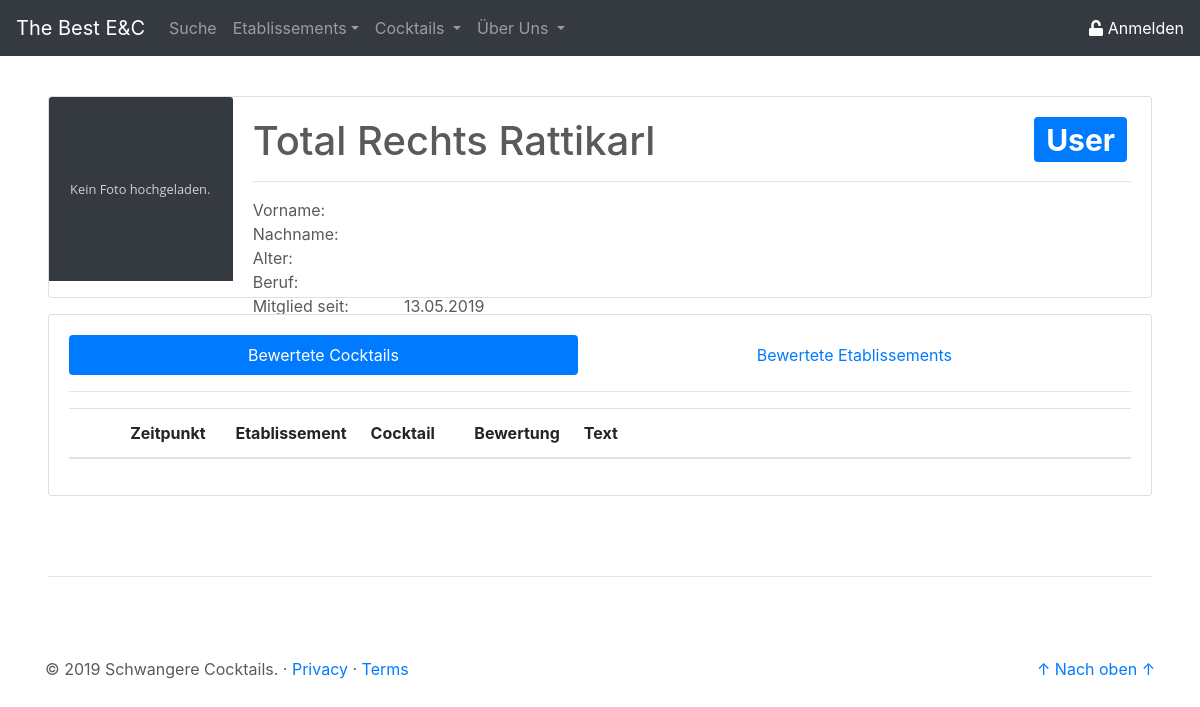
Before: /site/profil_other.php?showUser=16 with the older database file.
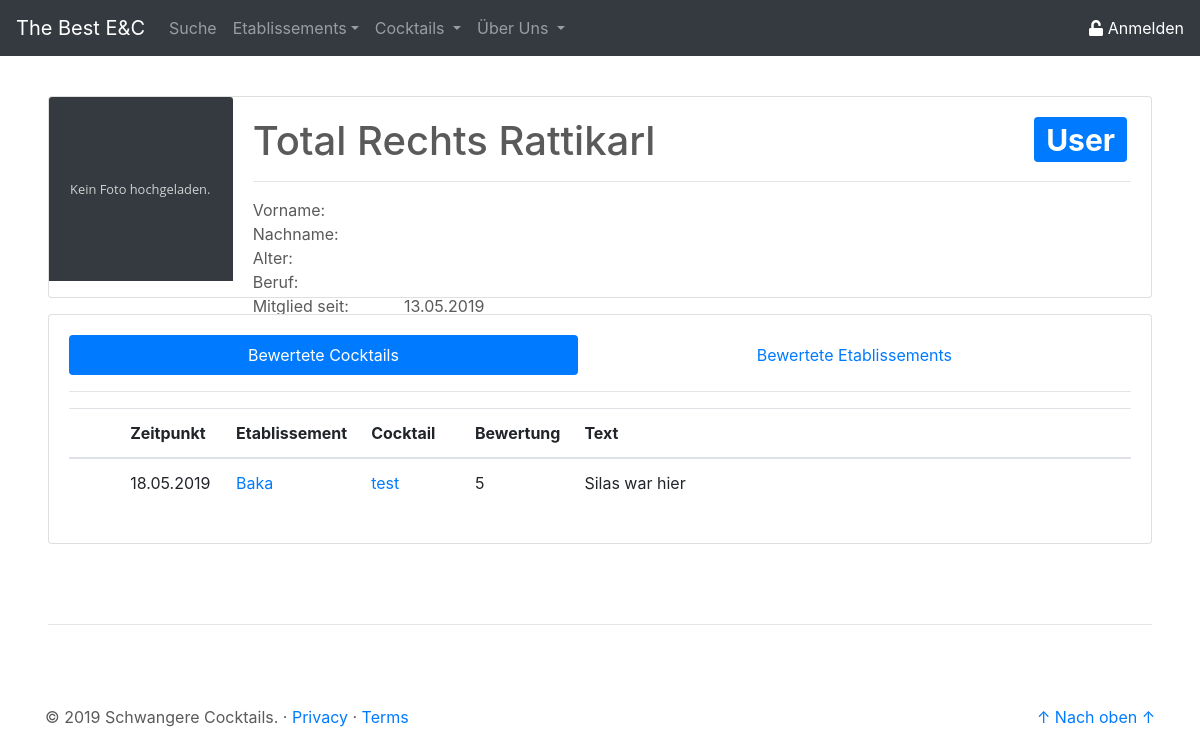
After: the same page with the newer database file.
### tables this page shows
CREATE TABLE `bew_cock` (
  `id` int(11) NOT NULL,
  `user_id` int(11) NOT NULL,
  `timestamp` timestamp NOT NULL DEFAULT CURRENT_TIMESTAMP,
  `cock_etab_id` int(11) NOT NULL,
  `text` text NOT NULL,
  `wert` enum('1','2','3','4','5') NOT NULL
);

CREATE TABLE `etab` (
  `id` int(11) NOT NULL,
  `name` varchar(50) NOT NULL,
  `ort` varchar(50) NOT NULL,
  `anschrift` varchar(50) NOT NULL,
  `verifiziert` tinyint(1) NOT NULL DEFAULT '0',
  `img` longblob NOT NULL
);

CREATE TABLE `cock` (
  `id` int(11) NOT NULL,
  `name` varchar(50) NOT NULL,
  `beschreibung` text NOT NULL,
  `img` longblob NOT NULL
);

### php/db/select_userInfo.php (called while the page is built, shortened)
<?php
$pdo = new PDO('mysql:host=localhost;dbname=dbprog', 'root', '');
$statement = $pdo->prepare(
       "SELECT username as uname
              ,vorname as vname
              ,nachname as nname
              ,email as email
              ,age as age
              ,beruf as beruf
              ,created_at as ts
              ,img as img
              ,rang as rang
        FROM user
        WHERE id = :userId"
);
$result = $statement->execute(array('userId' => $userId));
$userInfo = $statement->fetch();
$userInfo["ts"] = date("d.m.Y", strtotime($userInfo['ts']));

### php/db/select_user_bewCock.php (called while the page is built, shortened)
<?php
$pdo = new PDO('mysql:host=localhost;dbname=dbprog', 'root', '');
$statement = $pdo->prepare(
   "SELECT bew_cock.timestamp as ts
           ,etab.name as etabname
           ,etab.id as etabid
           ,cock.name as cockname
           ,cock.id as cockid
           ,bew_cock.text as text
           ,bew_cock.wert as wert
           ,bew_cock.id as bew_id
     FROM bew_cock
		JOIN cock_etab ce
			ON bew_cock.cock_etab_id = ce.id
        JOIN cock
        ON ce.cock_id = cock.id
        JOIN etab
        ON ce.etab_id = etab.id
     WHERE bew_cock.user_id = :userId"
);
$result = $statement->execute(array('userId' => $userId));
$user_bewCock = $statement->fetchAll();
for ($i = 0; $i < count($user_bewCock); $i++) {
   $user_bewCock[$i]["ts"] = date("d.m.Y", strtotime($user_bewCock[$i]['ts']));
}

### site/profil_other.php (the view, shortened to what the changed rows need)
<?php
$userId = $_GET['showUser'];
include('../php/db/select_userInfo.php');
include('../php/db/select_user_bewCock.php');
?>
<!doctype html>
<html lang="de">
<head>
    <link rel="stylesheet" href="https://stackpath.bootstrapcdn.com/bootstrap/4.3.1/css/bootstrap.min.css">
    <link href="../css/csstoolbox.css" rel="stylesheet">
</head>
<body class="center-block">
    <main role="main">
        <div class="mt-5 ml-5 mr-5">
            <div class="card mb-3" width="100%" style="max-height: 360px;">
                <div class="row no-gutters">
                    <div class="col-md-10">
                        <div class="card-body d-flex flex-column" style="max-height: 200px;">
                            <div>
                                <h1 class="card-title">
                                    <?php echo $userInfo["uname"];
                                    echo '
                                        <div class="row float-right mr-1">';
                                    if ($userInfo["rang"] == 2) {
                                        echo '<span class="badge badge-danger">Admin</span>';
                                    } elseif ($userInfo["rang"] == 1) {
                                        echo '<span class="badge badge-primary">Moderator</span>';
                                    } elseif ($userInfo["rang"] == 0) {
                                        echo '<span class="badge badge-primary">User</span>';
                                    }
                                    echo '
                                        </div>';
                                    ?>
                                </h1>
                            </div>
                        </div>
                    </div>
                </div>
            </div>
            <div class="card card-body">
                <div class="tab-content" id="bewEtabCock-tabContent">
                    <div class="tab-pane fade show active" id="bewCock" role="tabpanel" aria-labelledby="bewCock-tab">
                        <?php echo '
						<table class="table">
							<thead>
								<tr>
                                    <th scope="col" style="width: 5.00%"></th>
                                    <th scope="col" style="width: 10.00%">Zeitpunkt</th>
                                    <th scope="col" style="width: 10.00%">Etablissement</th>
                                    <th scope="col" style="width: 10.00%">Cocktail</th>
                                    <th scope="col" style="width: 5.00%">Bewertung</th>
                                    <th scope="col" style="width: 60.00%">Text</th>
								</tr>
							</thead>
							<tbody>';
                        for ($i = 0; $i < count($user_bewCock); $i++) {
                            echo '<tr>';
                            if (isset($_SESSION['userId'])) {
                                if ($_SESSION['rang'] == 2 && $userInfo['rang'] > 2) {
                                    echo '<td><a href="../php/bewertung_delete.php?bew_id=' . $user_bewCock[$i]["bew_id"] . '&bew=cock"><i class="fas fa-trash"></i></a></td>';
                                } elseif ($_SESSION['rang'] == 1) {
                                    echo '<td><a href=""><i class="fas fa-exclamation-triangle"></i></a></th>';
                                } else {
                                    echo '<td></td>';
                                }
                            } else {
                                echo '<td></td>';
                            }
                            echo '<td>' . $user_bewCock[$i]["ts"] . '</td>';
                            echo '<td> <a class="" href="etablissement_details.php?etab_id= ' . $user_bewCock[$i]["etabid"] . '">' . $user_bewCock[$i]["etabname"] . '</a></td>';
                            echo '<td> <a class="" href="cocktail_details.php?cock_id= ' . $user_bewCock[$i]["cockid"] . '">' . $user_bewCock[$i]["cockname"] . '</a></td>';
                            echo '<td>' . $user_bewCock[$i]["wert"] . '</td>';
                            echo '<td>' . $user_bewCock[$i]["text"] . '</td>';
                            echo '</tr>';
                        }
                        echo '</tbody></table>';
                        ?>
                    </div>
                </div>
            </div>
        </div>
    </main>
</body>
</html>

Changed rows visible on the page:
added bew_cock: ts "18.05.2019", etab.name "Baka", cock.name "test", wert "5", text "Silas war hier"
